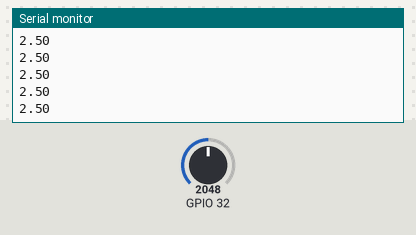
The program below on a simulated ESP32. Parts: the last lines printed to the serial monitor. The inputs (shaded band) are chosen by the test bench; at power-on: GPIO 32 = 2048.

Above: at 1.2 s.
1.3 s: GPIO 32 set to 2866
At 1.34 s:
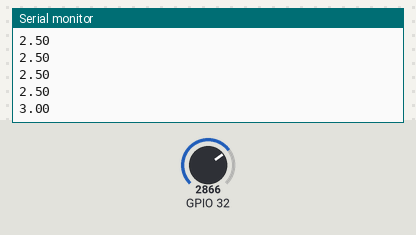
2.8 s: GPIO 32 set to 3603
At 2.83 s:
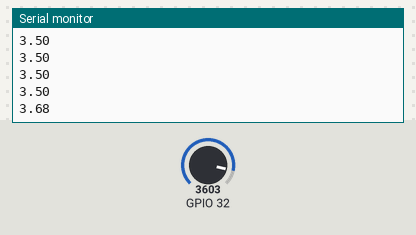
Timing chart, 0 to 5.8 s (numbered marks = the images above; inputs shaded):
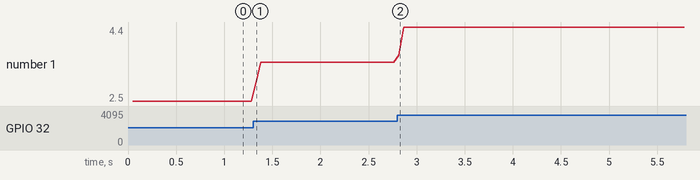

The program:

main.cpp
```cpp
#include <Arduino.h>
#include <driver/adc.h>

int sensorValue = 0;
float gsr_average = 0;
long sum = 0;
int w = 0;

int userResistence = 0;

void setup()
{
  Serial.begin(115200);

  // adc1_config_width(ADC_WIDTH_BIT_10);                        //Range 0-1023
  // adc1_config_channel_atten(ADC1_CHANNEL_4, ADC_ATTEN_DB_11); //ADC_ATTEN_DB_11 = 0-3,6V
}

void loop()
{
  // while (w < 100)
  // {
    sum = 0;

    for (int i = 0; i < 10; i++) //Average the 10 measurements to remove the glitch
    {
      // sensorValue = adc1_get_raw(ADC1_CHANNEL_4);
      sensorValue = analogRead(32);
      sum += sensorValue;
      delay(5);
    }
    gsr_average = sum / 10;
    /*
  Human Resistance = ((1024+2*Serial_Port_Reading)*10000)/(512-Serial_Port_Reading),
  unit is ohm, Serial_Port_Reading is the value display on Serial Port(between 0~1023)
  */

    float voltage = (gsr_average * 5) / 4096;

    // Print results

    // Serial.print(gsr_average);
    // Serial.print(" , ");
    Serial.println(voltage);
  //   w++;
  // }
}
```

Measured:
- after the input at 1.3 s, the serial monitor: prints a new line at once (image 1)
- after the input at 2.8 s, the serial monitor: prints a new line at once (image 2)
- plotted number 1: 2.5 → 3.5 after the input at 1.3 s, 3.5 → 4.4 after the input at 2.8 s
